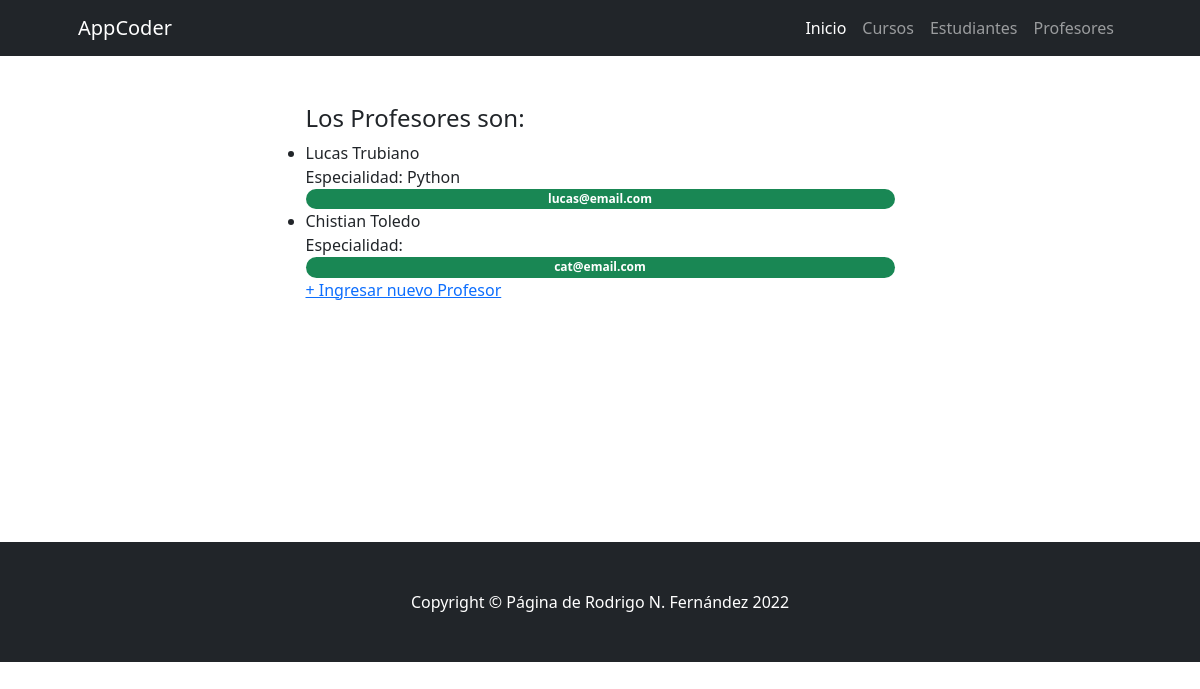
Before: /profesores/ with the older database file.
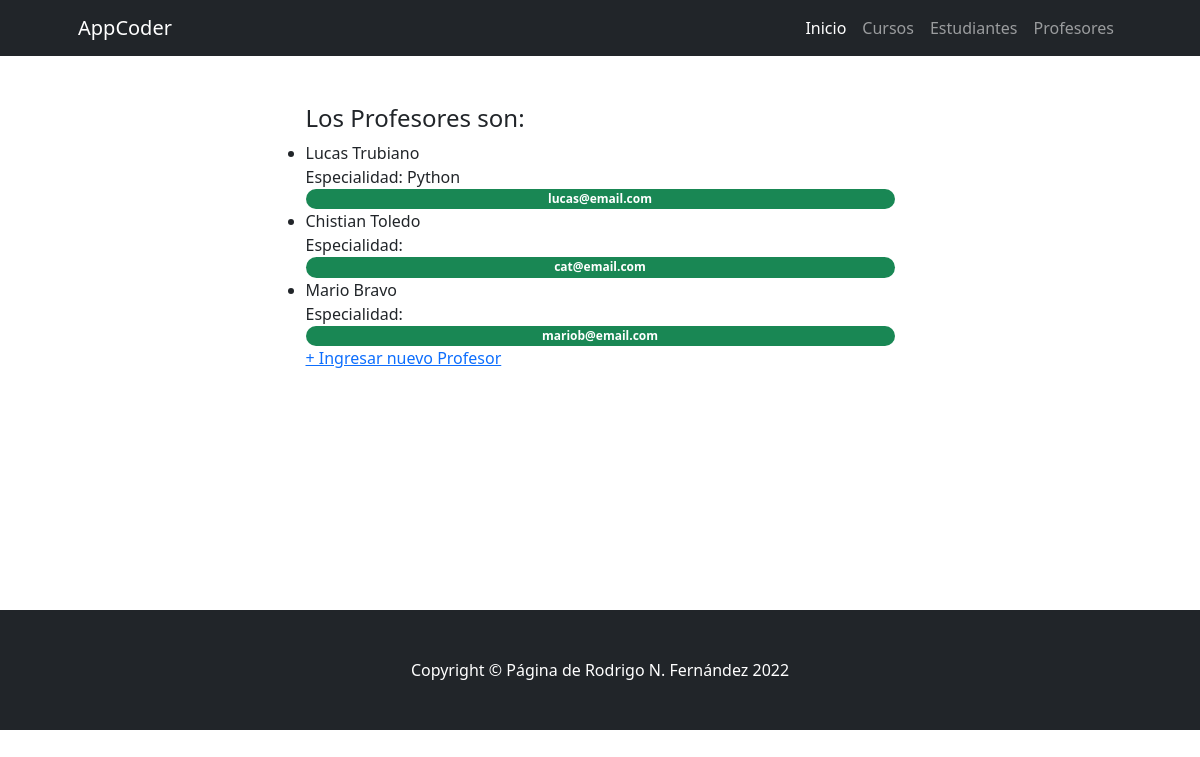
After: the same page with the newer database file.
### ProyectoCoderApp/models.py (models this page shows)
class Profesor(models.Model):
    nombre = models.CharField(max_length=30) # Texto
    apellido = models.CharField(max_length=30) # Texto
    email = models.EmailField(blank=True, null=True) # Email - Opcional
    profesion = models.CharField(max_length=30)
    class Meta:
        verbose_name_plural="Profesores"

### ProyectoCoderApp/views.py (the view)
# urls.py: path('profesores/',profesores,name="profesores"),
def profesores(request):
    profesores=Profesor.objects.all()
    ctx={"profesores":profesores}
    return render(request,'ProyectoCoderApp/profesores.html',ctx)

### ProyectoCoderApp/templates/ProyectoCoderApp/profesores.html (shortened to what this page needs)
{% extends 'ProyectoCoderApp/base.html' %}
{% load static %}
{% block contenidoPagina %}
<section class="bg- py-5">
    <div class="container px-5">
        <div class="row gx-5 justify-content-center">
            <div class="col-lg-7">
                <h4>Los Profesores son:</h4>
                <ul class="list-group">
                    {% for profesor in profesores %}
                            <li>{{ profesor.nombre }}
                              {{ profesor.apellido }}
                               <br>
                              Especialidad: {{ profesor.profesion }}
                            </li>
                            <span class="badge bg-success rounded-pill">{{ profesor.email }}</span>
                    {% endfor %}
                </ul>
                <a href="{% url 'crear_profesor' %}"> + Ingresar nuevo Profesor </a>
            </div>
        </div>
    </div>
</section>
{% endblock %}

Changed rows visible on the page:
added Profesor: nombre "Mario", apellido "Bravo", email "mariob@email.com"
